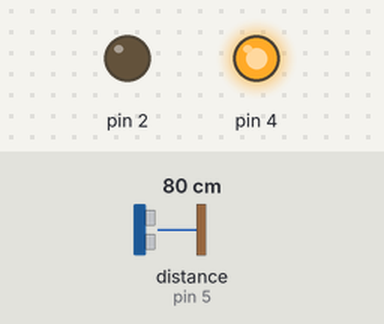
This sketch was run on a simulated Arduino Uno, built with avr-gcc and run on an emulated ATmega328P. Parts: output pins drawn as LEDs (lit = HIGH). Wiring (inferred from the names in the program): ultrasonic range finder: trigger pin 17; echo pin 5. The test bench sets the inputs (shaded band); at power-on: distance to the obstacle (sensor on pin 5) 80 cm. The echo pulse lasts 58.3 µs per cm; pins used as bus, display or sensor lines are not drawn; what the sketch prints to the serial monitor is not drawn.

Above: at 1.2 s.
1.3 s: distance to the obstacle (sensor on pin 5) set to 8 cm
4.3 s: distance to the obstacle (sensor on pin 5) set to 5 cm
At 5.5 s:
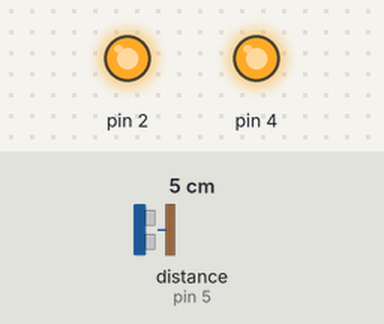
6.2 s: distance to the obstacle (sensor on pin 5) set to 9 cm
At 7.7 s:
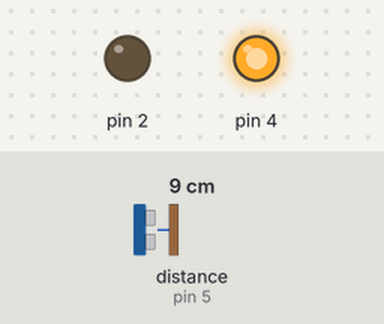
8.0 s: distance to the obstacle (sensor on pin 5) set to 2 cm
At 8.8 s:
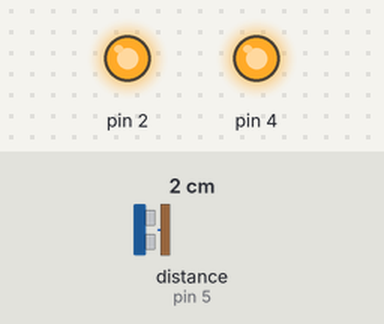
Timing chart, 0 to 10.8 s (numbered marks = the images above; inputs shaded):
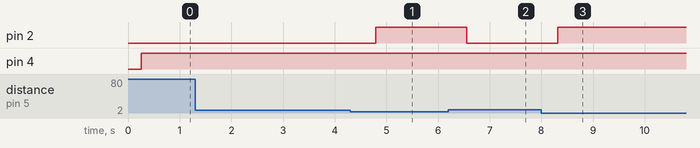

The sketch:

6-4.ino
```cpp
const int trigPin = 17;
const int echoPin = 5;
const byte LED1 = 4;
const byte LED2 = 0;
const byte LED3 = 2;
long duration;
long cm;

void setup() {
Serial.begin(9600);
pinMode(trigPin, OUTPUT);
pinMode(echoPin, INPUT);
pinMode(4, OUTPUT);
pinMode(0, OUTPUT);
pinMode(2, OUTPUT);
}

void loop() {
digitalWrite(trigPin, LOW);
delayMicroseconds(2);
digitalWrite(trigPin, HIGH);
delayMicroseconds(10);
digitalWrite(trigPin, LOW);

duration = pulseIn(echoPin, HIGH);
cm = (duration/2) / 29.1;

Serial.print("距離: ");
Serial.print(cm);
Serial.println("cm");
delay(250);
if(cm<=5)

{digitalWrite(4, HIGH);
digitalWrite(0, HIGH);
digitalWrite(2, HIGH);
}

else if (5<cm<=10)

{digitalWrite(2, LOW);
digitalWrite(4, HIGH);
digitalWrite(0, HIGH);}
else {
digitalWrite(2, LOW);
digitalWrite(4, HIGH);
digitalWrite(0, LOW);
}
}
```

Measured:
- the behaviour switches between 7 and 6 cm on distance to the obstacle (sensor on pin 5) (found by bisection; images 0 and 1)
- after the input at 1.3 s, every drawn part: stays the same
- after the input at 4.3 s, pin 2: LOW → HIGH after 0.50 s
- after the input at 6.2 s, pin 2: HIGH → LOW after 0.36 s
- after the input at 8.0 s, pin 2: LOW → HIGH after 0.31 s
